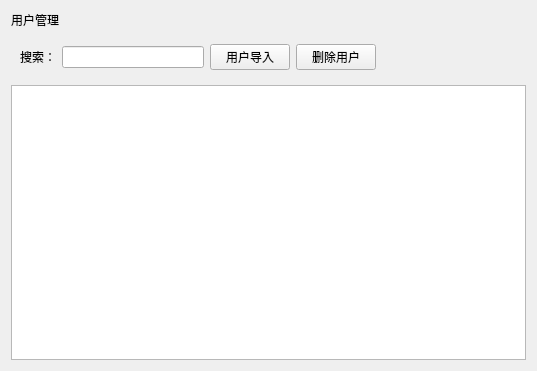
<?xml version="1.0" encoding="UTF-8"?>
<ui version="4.0">
 <class>libmgr_UserMgr</class>
 <widget class="QWidget" name="libmgr_UserMgr">
  <property name="geometry">
   <rect>
    <x>0</x>
    <y>0</y>
    <width>537</width>
    <height>371</height>
   </rect>
  </property>
  <property name="windowTitle">
   <string>Form</string>
  </property>
  <property name="name" stdset="0">
   <string>bg</string>
  </property>
  <layout class="QGridLayout" name="gridLayout_2">
   <item row="0" column="0">
    <widget class="QLabel" name="lb_title">
     <property name="minimumSize">
      <size>
       <width>0</width>
       <height>10</height>
      </size>
     </property>
     <property name="text">
      <string>用户管理</string>
     </property>
     <property name="name" stdset="0">
      <string>title</string>
     </property>
    </widget>
   </item>
   <item row="1" column="0">
    <widget class="QWidget" name="widget" native="true">
     <layout class="QGridLayout" name="gridLayout">
      <item row="0" column="3">
       <widget class="QPushButton" name="btn_del">
        <property name="text">
         <string>删除用户</string>
        </property>
        <property name="name" stdset="0">
         <string>btn</string>
        </property>
       </widget>
      </item>
      <item row="0" column="2">
       <widget class="QPushButton" name="btn_import">
        <property name="text">
         <string>用户导入</string>
        </property>
        <property name="name" stdset="0">
         <string>btn</string>
        </property>
       </widget>
      </item>
      <item row="0" column="0">
       <widget class="QLabel" name="label">
        <property name="text">
         <string>搜索：</string>
        </property>
        <property name="alignment">
         <set>Qt::AlignmentFlag::AlignRight|Qt::AlignmentFlag::AlignTrailing|Qt::AlignmentFlag::AlignVCenter</set>
        </property>
        <property name="name" stdset="0">
         <string>lb</string>
        </property>
       </widget>
      </item>
      <item row="0" column="1">
       <widget class="QLineEdit" name="le_search">
        <property name="name" stdset="0">
         <string>le</string>
        </property>
       </widget>
      </item>
      <item row="0" column="4">
       <spacer name="horizontalSpacer">
        <property name="orientation">
         <enum>Qt::Orientation::Horizontal</enum>
        </property>
        <property name="sizeHint" stdset="0">
         <size>
          <width>98</width>
          <height>17</height>
         </size>
        </property>
       </spacer>
      </item>
     </layout>
    </widget>
   </item>
   <item row="2" column="0">
    <widget class="QTableView" name="tableView">
     <property name="name" stdset="0">
      <string>table</string>
     </property>
    </widget>
   </item>
  </layout>
 </widget>
 <resources/>
 <connections/>
</ui>
